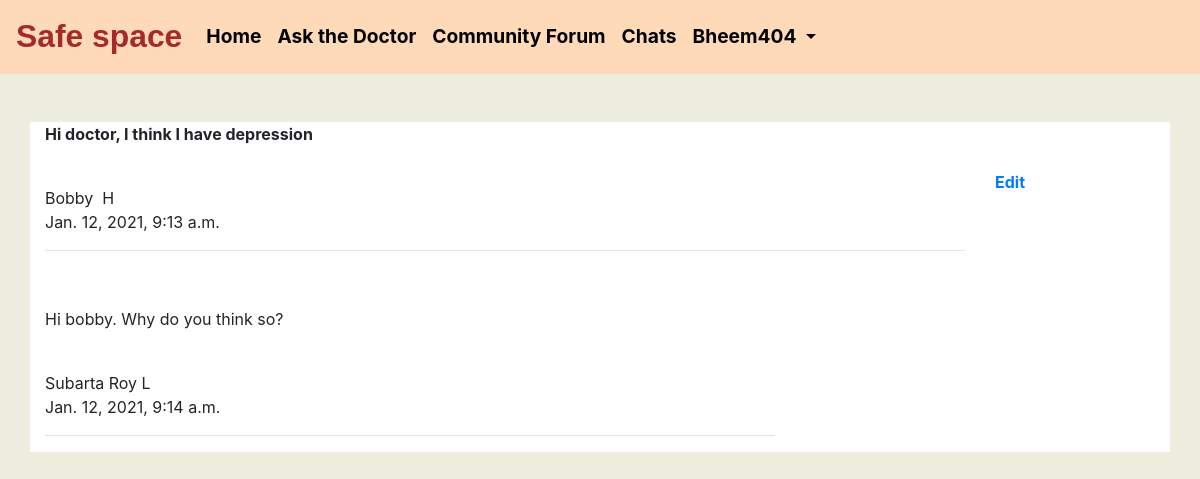
/ask_the_doctor/my_questions/2/ (signed in), run on the app's committed database.
### accounts/models.py (models this page shows, shortened)
class CustomUser(AbstractUser):
	is_normal_user=models.BooleanField(default=True)
	objects=CustomUserManager()

class Profile(models.Model):
    user = models.OneToOneField(CustomUser, on_delete=models.CASCADE,null=True)
    user_name=models.CharField(max_length=200,blank=True)
    first_name=models.CharField(max_length=100,blank=True)
    last_name=models.CharField(max_length=100,blank=True)
    email_id=models.EmailField(blank=True,null=True)
    reason = models.TextField(max_length=500, blank=True)
    location = models.CharField(max_length=30, blank=True)
    date_of_birth = models.DateField(null=True, blank=True)
    date_of_joining=models.DateTimeField(auto_now_add=True)
    superuser=models.BooleanField(default=True)
    objects=CustomUserManager()

class Therapist(models.Model):
    user=models.OneToOneField(CustomUser,on_delete=models.CASCADE,null=True)
    therapist_name=models.CharField(max_length=200,blank=True)
    therapist_email=models.EmailField(blank=True)
    office_address=models.TextField(max_length=800,blank=True)
    qualification=models.CharField(max_length=200,blank=True)
    specialization_area=models.CharField(max_length=400,blank=True)
    objects=CustomUserManager()

### Ask_the_doctor/models.py (models this page shows, shortened)
class question_to_therapist(models.Model):
	class Meta:
		verbose_name_plural="Questions for therapists"
	id=models.AutoField(primary_key=True,unique=True)
	user=models.ForeignKey(Profile,on_delete=models.CASCADE,related_name='questionfortherapist',blank=True,null=True)
	therapist=models.ForeignKey(Therapist,on_delete=models.CASCADE,related_name='questionfortherapist',blank=True,null=True)
	question=RichTextField(blank=True,null=True)
	date=models.DateTimeField(auto_now_add=True)

class answers_from_therapist(models.Model):
	class Meta:
		verbose_name_plural="Answers from therapist"
	id=models.AutoField(primary_key=True,unique=True)
	user=models.ForeignKey(Profile,on_delete=models.CASCADE,related_name='answersfromtherapist',blank=True,null=True)
	therapist=models.ForeignKey(Therapist,on_delete=models.CASCADE,related_name='answersfromtherapist',blank=True,null=True)
	question=models.ForeignKey(question_to_therapist,on_delete=models.CASCADE,related_name='answersfromtherapist',blank=True,null=True)
	answer=RichTextField(blank=True,null=True)
	date=models.DateTimeField(auto_now_add=True)

### Ask_the_doctor/views.py (the view)
# urls.py: path('my_questions/<int:pk>/',views.MyQuestions.as_view()),
class MyQuestions(LoginRequiredMixin,View):
	def get(self,request,*args,**kwargs):
		question_id=kwargs['pk']
		question=question_to_therapist.objects.filter(id=question_id)
		answers=answers_from_therapist.objects.filter(question=question_id)
		context={
			'question':question,
			'answers':answers
		}
		return render(request,'Ask_the_doctor/my_questions.html',context)

### Ask_the_doctor/templates/Ask_the_doctor/my_questions.html (shortened to what this page needs)
{% extends 'ask_the_doctor/base.html' %}
{% block content %}
<br><br>
<div class="container" style="background-color:white;">
	<div class="row">
		{% for question in question %}
	    <div class="col-lg-10 col-md-10 col-sm-12 col-xs-12">
	    	<span style="font-weight: bolder;">{{question.question|safe}}</span><br>
	    	{{question.user.first_name}} &nbsp;{{question.user.last_name}}<br>
	    	{{question.date}}<hr>
	    </div>
	    <div class="col-lg-2 col-md-2 col-sm-12 col-xs-12">
	    	<br><br><b><a href="/ask_the_doctor/my_questions/{{question.id}}/edit/">Edit</a></b>
	    </div>
	    {% endfor %}
	    <br>
	</div>
	<br>
	<div class="row">
	    {% for answers in answers %}
	    <div class="col-lg-8 col-md-8 col-sm-12 col-xs-12 ">
	    	<p>{{answers.answer|safe}}</p><br>
	    	{{answers.therapist.therapist_name}}<br>
	    	{{answers.date}}<br><hr>
	    </div>
	    {% endfor %}
	</div>
</div>
{% endblock %}

### Ask_the_doctor/templates/Ask_the_doctor/base.html (shortened to what this page needs)
{% load static %}
<!DOCTYPE html>
<html lang="en">
  <head>
    <link rel="stylesheet" href="https://cdn.jsdelivr.net/npm/bootstrap@4.5.3/dist/css/bootstrap.min.css">
  </head>
  <body>
    <header>
      <nav class="navbar navbar-expand-lg fixed-top sticky-top nav-styles">
      <a class="navbar-brand" href="#" style="font-size: 1.99rem;font-weight: bolder;color:#A52A2A;font-family: Comic Sans MS, cursive, sans-serif;">Safe space</a>
      <div class="collapse navbar-collapse list-styles" id="navbarSupportedContent">
        <ul class="navbar-nav mr-auto">
          <li class="nav-item active">
            <a class="nav-link" href="/accounts/home/">Home <span class="sr-only">(current)</span></a>
          </li>
          {% if request.user.is_authenticated %}
            <li class="nav-item">
              <a class="nav-link" href="/ask_the_doctor/">Ask the Doctor</a>
            </li>
          {% else %}
            <span data-toggle="tooltip" data-placement="bottom" title="Please login first">
            <li class="nav-item">
            <a class="nav-link disabled" href="#" tabindex="-1" aria-disabled="true" style="">Ask the Doctor</a>
            </li>
          </span>
          {% endif %}
          <li class="nav-item">
            <a class="nav-link" href="/community_forum/">Community Forum</a>
          </li>
          {% if request.user.is_authenticated %}
            <li class="nav-item">
              <a class="nav-link" href="/private_chats/{{request.user.username}}/">Chats</a>
            </li>
          {% else %}
            <span data-toggle="tooltip" data-placement="bottom" title="Please login first">
            <li class="nav-item">
              <a class="nav-link disabled" href="#" tabindex="-1" aria-disabled="true" style="">Chats</a>
            </li>
          </span>
          {% endif %}
          {% if request.user.is_authenticated %}
            <li class="nav-item dropdown">
              <a class="nav-link dropdown-toggle" href="#" id="navbarDropdown" role="button" data-toggle="dropdown" aria-haspopup="true" aria-expanded="false">
                {{request.user.username}}
              </a>
            </li>
          {% else %}
            <li class="nav-item">
              <a class="nav-link btn" href="/accounts/login/" style="background-color:#D2691E;color:white !important;height: 2.5rem;width: 6rem;">Login</a>
            </li>
          {% endif %}
        </ul>
      </div>
    </nav>
  </header>
    <main>
      {% block content %}
      {% endblock %}
    </main>
  </body>
</html>

### Ask_the_doctor/templates/Ask_the_doctor/base.html (style rules this page uses)
.nav-styles { background-color: #FFDAB9; }
.list-styles { color:black; font-size: 1.2rem; font-weight: bold; }
.nav-item a { color: #000000 !important; }

### Ask_the_doctor/templates/Ask_the_doctor/my_questions.html (style rules this page uses)
body { background-color: #EEEEE0; }

### data on the page
CustomUser: user.username "Bheem404"
question_to_therapist: question "Hi doctor, I think I have depression", user.first_name "Bobby", user.last_name "H", date "Jan. 12, 2021, 9:13 a.m."
answers_from_therapist: answer "Hi bobby. Why do you think so?", therapist.therapist_name "Subarta Roy L", date "Jan. 12, 2021, 9:14 a.m."
